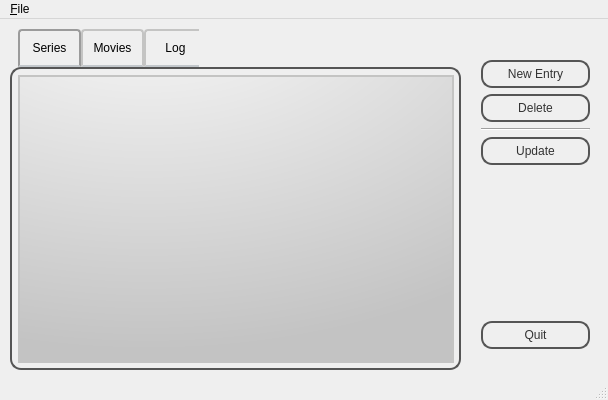
<?xml version="1.0" encoding="UTF-8"?>
<ui version="4.0">
 <class>MainWindow</class>
 <widget class="QMainWindow" name="MainWindow">
  <property name="geometry">
   <rect>
    <x>0</x>
    <y>0</y>
    <width>608</width>
    <height>400</height>
   </rect>
  </property>
  <property name="minimumSize">
   <size>
    <width>600</width>
    <height>400</height>
   </size>
  </property>
  <property name="maximumSize">
   <size>
    <width>613</width>
    <height>400</height>
   </size>
  </property>
  <property name="windowTitle">
   <string>MainWindow</string>
  </property>
  <property name="styleSheet">
   <string notr="true">QPushButton:pressed {
background: qradialgradient(cx: 0.4, cy: -0.1,
fx: 0.4, fy: -0.1,
radius: 1.35, stop: 0 #fff, stop: 1 #ddd);
}

QMenuBar::item
{
color:black;
background: qradialgradient(cx: 0.3, cy: -0.4,
fx: 0.3, fy: -0.4,
radius: 1.35, stop: 0 #fff, stop: 1 #888);
}

QMenuBar
{
background: qradialgradient(cx: 0.3, cy: -0.4,
fx: 0.3, fy: -0.4,
radius: 1.35, stop: 0 #fff, stop: 1 #888);
}

QMenu{
color:black;
background: qradialgradient(cx: 0.3, cy: -0.4,
fx: 0.3, fy: -0.4,
radius: 1.35, stop: 0 #fff, stop: 1 #888);
}

QMainWindow{
background: qradialgradient(cx: 0.3, cy: -0.4,
fx: 0.3, fy: -0.4,
radius: 1.35, stop: 0 #fff, stop: 1 #888);
}

QPushButton {
color: #333;
border: 2px solid #555;
border-radius: 11px;
padding: 5px;
background: qradialgradient(cx: 0.3, cy: -0.4,
fx: 0.3, fy: -0.4,
radius: 1.35, stop: 0 #fff, stop: 1 #888);
min-width: 80px;
}

#topFrame QPushButton:hover {
background: qradialgradient(cx: 0.3, cy: -0.4,
fx: 0.3, fy: -0.4,
radius: 1.35, stop: 0 #fff, stop: 1 #bbb);
}

QTabWidget::pane{
color: #333;
border: 2px solid #555;
border-radius: 11px;
padding: 5px;
background: qradialgradient(cx: 0.3, cy: -0.4,
fx: 0.3, fy: -0.4,
radius: 1.35, stop: 0 #fff, stop: 1 #888);
min-width: 80px;
}

 QTabBar::tab {
left: 8px;
color:black;
     background: qlineargradient(x1: 0, y1: 0, x2: 0, y2: 1,
                                 stop: 0 #E1E1E1, stop: 0.4 #DDDDDD,
                                 stop: 0.5 #D8D8D8, stop: 1.0 #D3D3D3);
     border: 2px solid #C4C4C3;
     border-bottom-color: #C2C7CB; /* same as the pane color */
     border-top-left-radius: 4px;
     border-top-right-radius: 4px;
     min-width: 8ex;
width:55px;
     height:30px;
     padding: 2px;
 }

 QTabBar::tab:selected, QTabBar::tab:hover {
     background: qlineargradient(x1: 0, y1: 0, x2: 0, y2: 1,
                                 stop: 0 #fafafa, stop: 0.4 #f4f4f4,
                                 stop: 0.5 #e7e7e7, stop: 1.0 #fafafa);
 }

 QTabBar::tab:selected {

     border-color: #9B9B9B;
     border-bottom-color: #C2C7CB; /* same as pane color */
 }

 QTabBar::tab:!selected {
     border-top-right-radius: 4px;
    /* margin-top: 2px; /* make non-selected tabs look smaller */
 }

QTreeView::item{
    background: qlineargradient(x1: 0, y1: 0, x2: 0, y2: 1,
                                 stop: 0 #E1E1E1, stop: 0.4 #DDDDDD,
                                 stop: 0.5 #D8D8D8, stop: 1.0 #D3D3D3);
color:red;
    alternate-background-color: blue;
}

QHeaderView::section{
color:black;
     border: 2px solid #C4C4C3;
background: qradialgradient(cx: 0.3, cy: -0.4,
fx: 0.3, fy: -0.4,
radius: 1.35, stop: 0 #fff, stop: 1 #888)
}

QTreeView{
     border: 2px solid #C4C4C3;
background: qradialgradient(cx: 0.3, cy: -0.4,fx: 0.3, fy: -0.4,radius: 1.35, stop: 0 #fff, stop: 1 #C3C3C3);

}

 QTreeView::item:hover {
     background: qlineargradient(x1: 0, y1: 0, x2: 0, y2: 1, stop: 0 #e7effd, stop: 1 #C3C3C3);
     border: 1px solid #bfcde4;
 }

 QTreeView::item:selected {
     border: 1px solid #567dbc;
 }

 QTreeView::item:selected:active{
     border: 1px solid #C4C4C3;
color:white;
     background: qlineargradient(x1: 0, y1: 0, x2: 0, y2: 1, stop: 0 #000, stop: 1 #C3C3C3);
 }

 QTreeView::item:selected:!active {
     background: qlineargradient(x1: 0, y1: 0, x2: 0, y2: 1, stop: 0 #6b9be8, stop: 1 #C3C3C3);
 }
</string>
  </property>
  <widget class="QWidget" name="centralWidget">
   <widget class="QTabWidget" name="TabWidget">
    <property name="geometry">
     <rect>
      <x>10</x>
      <y>10</y>
      <width>451</width>
      <height>341</height>
     </rect>
    </property>
    <property name="styleSheet">
     <string notr="true"/>
    </property>
    <property name="currentIndex">
     <number>0</number>
    </property>
    <widget class="QWidget" name="SeriesTab">
     <attribute name="title">
      <string>Series</string>
     </attribute>
     <widget class="QTreeView" name="SeriesView">
      <property name="geometry">
       <rect>
        <x>1</x>
        <y>1</y>
        <width>436</width>
        <height>290</height>
       </rect>
      </property>
      <property name="maximumSize">
       <size>
        <width>436</width>
        <height>290</height>
       </size>
      </property>
      <property name="styleSheet">
       <string notr="true"/>
      </property>
      <property name="editTriggers">
       <set>QAbstractItemView::DoubleClicked</set>
      </property>
     </widget>
    </widget>
    <widget class="QWidget" name="MoviesTab">
     <attribute name="title">
      <string>Movies</string>
     </attribute>
     <widget class="QTreeView" name="MoviesView">
      <property name="geometry">
       <rect>
        <x>0</x>
        <y>0</y>
        <width>451</width>
        <height>311</height>
       </rect>
      </property>
     </widget>
    </widget>
    <widget class="QWidget" name="LogTab">
     <attribute name="title">
      <string>Log</string>
     </attribute>
     <widget class="QTreeView" name="LogView">
      <property name="geometry">
       <rect>
        <x>0</x>
        <y>0</y>
        <width>451</width>
        <height>311</height>
       </rect>
      </property>
     </widget>
    </widget>
   </widget>
   <widget class="QWidget" name="verticalLayoutWidget">
    <property name="geometry">
     <rect>
      <x>470</x>
      <y>30</y>
      <width>131</width>
      <height>311</height>
     </rect>
    </property>
    <layout class="QVBoxLayout" name="verticalLayout">
     <item>
      <widget class="QPushButton" name="Add">
       <property name="styleSheet">
        <string notr="true"/>
       </property>
       <property name="text">
        <string>New Entry</string>
       </property>
      </widget>
     </item>
     <item>
      <widget class="QPushButton" name="Delete">
       <property name="styleSheet">
        <string notr="true"/>
       </property>
       <property name="text">
        <string>Delete</string>
       </property>
      </widget>
     </item>
     <item>
      <widget class="Line" name="line">
       <property name="orientation">
        <enum>Qt::Horizontal</enum>
       </property>
      </widget>
     </item>
     <item>
      <widget class="QPushButton" name="Update">
       <property name="styleSheet">
        <string notr="true"/>
       </property>
       <property name="text">
        <string>Update</string>
       </property>
      </widget>
     </item>
     <item>
      <spacer name="verticalSpacer">
       <property name="orientation">
        <enum>Qt::Vertical</enum>
       </property>
       <property name="sizeHint" stdset="0">
        <size>
         <width>20</width>
         <height>40</height>
        </size>
       </property>
      </spacer>
     </item>
     <item>
      <widget class="QPushButton" name="Quit">
       <property name="styleSheet">
        <string notr="true"/>
       </property>
       <property name="text">
        <string>Quit</string>
       </property>
      </widget>
     </item>
    </layout>
   </widget>
  </widget>
  <widget class="QStatusBar" name="statusBar"/>
  <widget class="QMenuBar" name="menuBar">
   <property name="geometry">
    <rect>
     <x>0</x>
     <y>0</y>
     <width>608</width>
     <height>23</height>
    </rect>
   </property>
   <widget class="QMenu" name="menu_File">
    <property name="title">
     <string>&amp;File</string>
    </property>
    <addaction name="action_Quit"/>
   </widget>
   <addaction name="menu_File"/>
  </widget>
  <action name="action_Quit">
   <property name="text">
    <string>&amp;Quit</string>
   </property>
  </action>
 </widget>
 <layoutdefault spacing="6" margin="11"/>
 <resources/>
 <connections/>
</ui>
